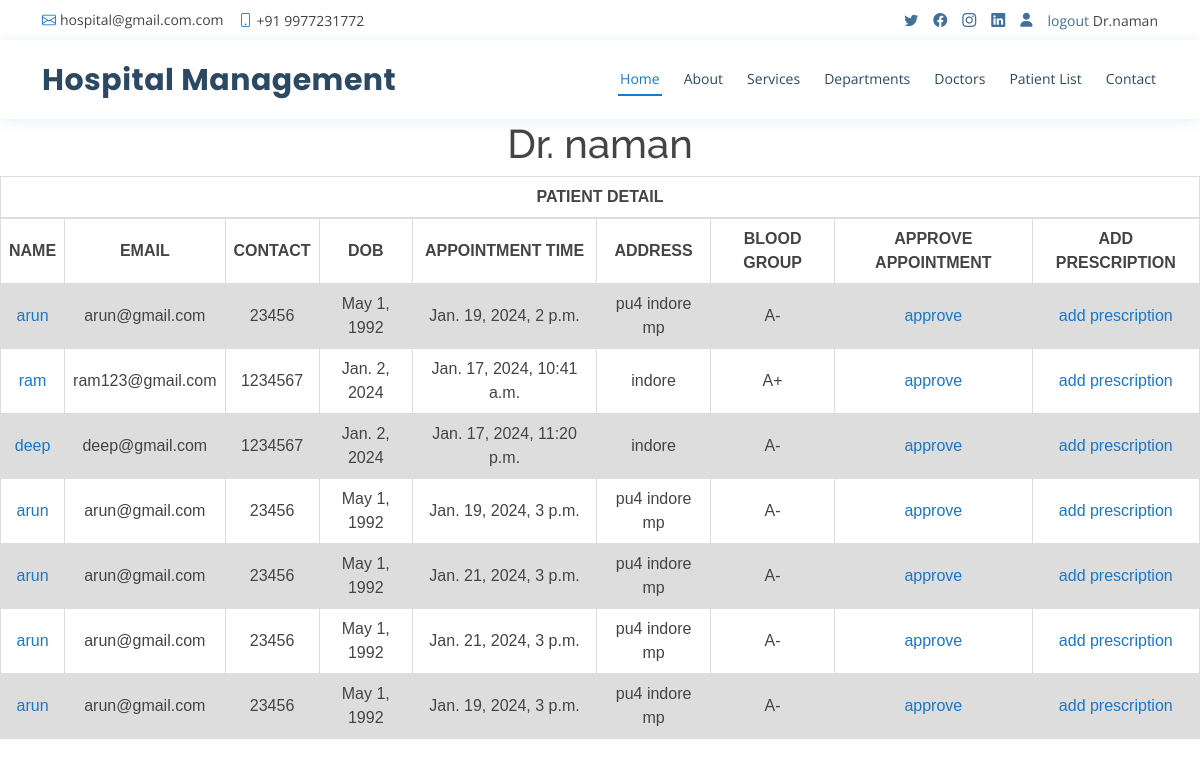
The app's page /doctor_retrive/ (signed in) with its own data.
### staff/models.py (models this page shows, shortened)
class Patient(models.Model):
  name = models.CharField(max_length=150)
  email = models.EmailField(max_length=150)
  contact_number = models.IntegerField()
  doctor = models.ForeignKey(Doctor , on_delete=models.CASCADE)
  DOB = models.DateField()
  choice = (('male','male'),('female','female'),('other','other'))
  gender = models.CharField(max_length=10,choices = choice)
  address = models.CharField(max_length=200)
  choice = (('B+','B+'),('O+','O+'),('AB+','AB+'),('A-','A-'))
  blood_group = models.CharField(max_length=10,choices = choice)
  Appointment_time = models.DateTimeField()
  message = models.TextField(null=True, blank=True)

### staff/views.py (the view)
# urls.py: path('doctor_retrive/',doctor_retrive,name='doctor_retrive'),
@login_required(login_url='/log_in/')
def doctor_retrive(request):
    a = request.user
    if request.method == 'GET':
        object_list = Patient.objects.filter(Appointment_time__gte= date.today(),doctor__username = str(a))
        for i in object_list:
            return render(request, 'doctor_patient.html',{'object_list':object_list})
    return render(request, 'doctor_patient.html')

### templates/doctor_patient.html (shortened to what this page needs)
{% extends 'base.html' %}
{% load static %}
{% block content %}
<!DOCTYPE html>
<html lang="en">
<head>
</head>
<body>
  {% if user.is_authenticated %}
<h1 align="center">Dr. {{ request.user }}</h1>
<table >
  <th> PATIENT DETAIL</th>
</table>
  <table>
  <tr >
    <th>NAME</th>
    <th>EMAIL</th>
    <th>CONTACT</th>
    <th>DOB</th>
    <th>APPOINTMENT TIME</th>
    <th>ADDRESS</th>
    <th>BLOOD GROUP</th>
    <th>APPROVE APPOINTMENT</th>
    <th>ADD PRESCRIPTION</th>
  </tr>
    {% for i in object_list %}
    <tr>
      <td><a href="/prescription_list/">{{i.name}}</a></td>
      <td>{{i.email}}</td>
      <td>{{i.contact_number}}</td>
      <td>{{i.DOB}}</td>
      <td>{{i.Appointment_time}}</td>
      <td>{{i.address}}</td>
      <td>{{i.blood_group}}</td>
      <td><a href="/approve_appointment/{{i.id}}/"> approve</a></td>
      <td><a href="/prescription/"> add prescription</a></td>
    </tr>
    {% endfor %}
</table><br><br><br>
{% endif %}
</body>
</html>
{% endblock %}

### templates/base.html (shortened to what this page needs)
{% load static %}
<!DOCTYPE html>
<html lang="en">
<head>
  <link href="{% static 'assets/vendor/animate.css/animate.min.css' %}" rel="stylesheet">
  <link href="{% static 'assets/vendor/fontawesome-free/css/all.min.css' %}" rel="stylesheet">
  <link href="{% static 'assets/vendor/bootstrap/css/bootstrap.min.css' %}" rel="stylesheet">
  <link href="{% static 'assets/vendor/bootstrap-icons/bootstrap-icons.css' %}" rel="stylesheet">
  <link href="{% static 'assets/vendor/boxicons/css/boxicons.min.css' %}" rel="stylesheet">
  <link href="{% static 'assets/vendor/glightbox/css/glightbox.min.css' %}" rel="stylesheet">
  <link href="{% static 'assets/vendor/remixicon/remixicon.css' %}" rel="stylesheet">
  <link href="{% static 'assets/vendor/swiper/swiper-bundle.min.css' %}" rel="stylesheet">
  <link href="{% static 'assets/css/style.css' %}" rel="stylesheet">
</head>
<body>
  <div id="topbar" class="d-flex align-items-center fixed-top">
    <div class="container d-flex justify-content-between">
      <div class="contact-info d-flex align-items-center">
        <i class="bi bi-envelope"></i> <a href="mailto:contact@example.com">hospital@gmail.com.com</a>
        <i class="bi bi-phone"></i> +91 9977231772
      </div>
      <div class="d-none d-lg-flex social-links align-items-center">
        <a href="#" class="twitter"><i class="bi bi-twitter"></i></a>
        <a href="#" class="facebook"><i class="bi bi-facebook"></i></a>
        <a href="#" class="instagram"><i class="bi bi-instagram"></i></a>
        <a href="#" class="linkedin"><i class="bi bi-linkedin"></i></i></a>
        <a href="{% url 'doctor_retrive' %}" class="login"><i class="fas fa-user"></i></i></i></a>
        {% if user.is_authenticated %}
        <a href="/logout_view/">logout </a> &nbsp;Dr.{{request.user}}<br>
        {% endif %}
      </div>
    </div>
  </div>
  <header id="header" class="fixed-top">
    <div class="container d-flex align-items-center">
      <h1 class="logo me-auto"><a href="index.html">Hospital Management</a></h1>
      <nav id="navbar" class="navbar order-last order-lg-0">
        <ul>
          <li><a class="nav-link scrollto active" href="/">Home</a></li>
          <li><a class="nav-link scrollto" href="#about">About</a></li>
          <li><a class="nav-link scrollto" href="#services">Services</a></li>
          <li><a class="nav-link scrollto" href="#departments">Departments</a></li>
          <li><a class="nav-link scrollto" href="#doctors">Doctors</a></li>
          <li><a class="nav-link scrollto" href="/PatientTable/">Patient List</a></li>
          <li><a class="nav-link scrollto" href="#contact">Contact</a></li>
        </ul>
      </nav>
    </div>
  </header>
  <br>
  <br>
  <br>
  <br>
  <br>
  {% block content %}
  {% endblock %}

### static/assets/css/style.css (style rules this page uses)
body { font-family: "Open Sans", sans-serif; color: #444444; }
a { color: #1977cc; text-decoration: none; }
h1, h2, h3, h4, h5, h6 { font-family: "Raleway", sans-serif; }
#topbar { background: #fff; height: 40px; font-size: 14px; transition: all 0.5s; z-index: 996; }
#topbar .contact-info a { line-height: 1; color: #444444; transition: 0.3s; }
#topbar .contact-info i { color: #1977cc; padding-right: 4px; margin-left: 15px; line-height: 0; }
#topbar .contact-info i:first-child { margin-left: 0; }
#topbar .social-links a { color: #437099; padding-left: 15px; display: inline-block; line-height: 1px; transition: 0.3s; }
#topbar .social-links a:first-child { border-left: 0; }
#header { background: #fff; transition: all 0.5s; z-index: 997; padding: 15px 0; top: 40px; box-shadow: 0px 2px 15px rgba(25, 119, 204, 0.1); }
#header .logo { font-size: 30px; margin: 0; padding: 0; line-height: 1; font-weight: 700; letter-spacing: 0.5px; font-family: "Poppins", sans-serif; }
#header .logo a { color: #2c4964; }
.navbar { padding: 0; }
.navbar ul { margin: 0; padding: 0; display: flex; list-style: none; align-items: center; }
.navbar li { position: relative; }
.navbar>ul>li { position: relative; white-space: nowrap; padding: 8px 0 8px 20px; }
.navbar a, .navbar a:focus { display: flex; align-items: center; justify-content: space-between; font-size: 14px; color: #2c4964; white-space: nowrap; transition: 0.3s; border-bottom: 2px solid #fff; padding: 5px 2px; }
.navbar a:hover, .navbar .active, .navbar .active:focus, .navbar li:hover>a { color: #1977cc; border-color: #1977cc; }

### templates/doctor_patient.html (style rules this page uses)
table { font-family: arial, sans-serif; border-collapse: collapse; width: 100%; }
td, th { border: 1px solid #dddddd; text-align: center; padding: 8px; }
tr:nth-child(even) { background-color: #dddddd; }

### records on screen
Patient: name "arun", email "arun@gmail.com", contact_number "23456", DOB "May 1, 1992", Appointment_time "Jan. 19, 2024, 2 p.m.", address "pu4 indore mp", blood_group "A-"
Patient: name "ram", email "ram123@gmail.com", contact_number "1234567", DOB "Jan. 2, 2024", Appointment_time "Jan. 17, 2024, 10:41 a.m.", address "indore", blood_group "A+"
Patient: name "deep", email "deep@gmail.com", contact_number "1234567", DOB "Jan. 2, 2024", Appointment_time "Jan. 17, 2024, 11:20 p.m.", address "indore", blood_group "A-"
Patient: name "arun", email "arun@gmail.com", contact_number "23456", DOB "May 1, 1992", Appointment_time "Jan. 19, 2024, 3 p.m.", address "pu4 indore mp", blood_group "A-"
Patient: name "arun", email "arun@gmail.com", contact_number "23456", DOB "May 1, 1992", Appointment_time "Jan. 21, 2024, 3 p.m.", address "pu4 indore mp", blood_group "A-"
Patient: name "arun", email "arun@gmail.com", contact_number "23456", DOB "May 1, 1992", Appointment_time "Jan. 21, 2024, 3 p.m.", address "pu4 indore mp", blood_group "A-"
Patient: name "arun", email "arun@gmail.com", contact_number "23456", DOB "May 1, 1992", Appointment_time "Jan. 19, 2024, 3 p.m.", address "pu4 indore mp", blood_group "A-"

### other values on screen
{{ request.user }} "naman"
